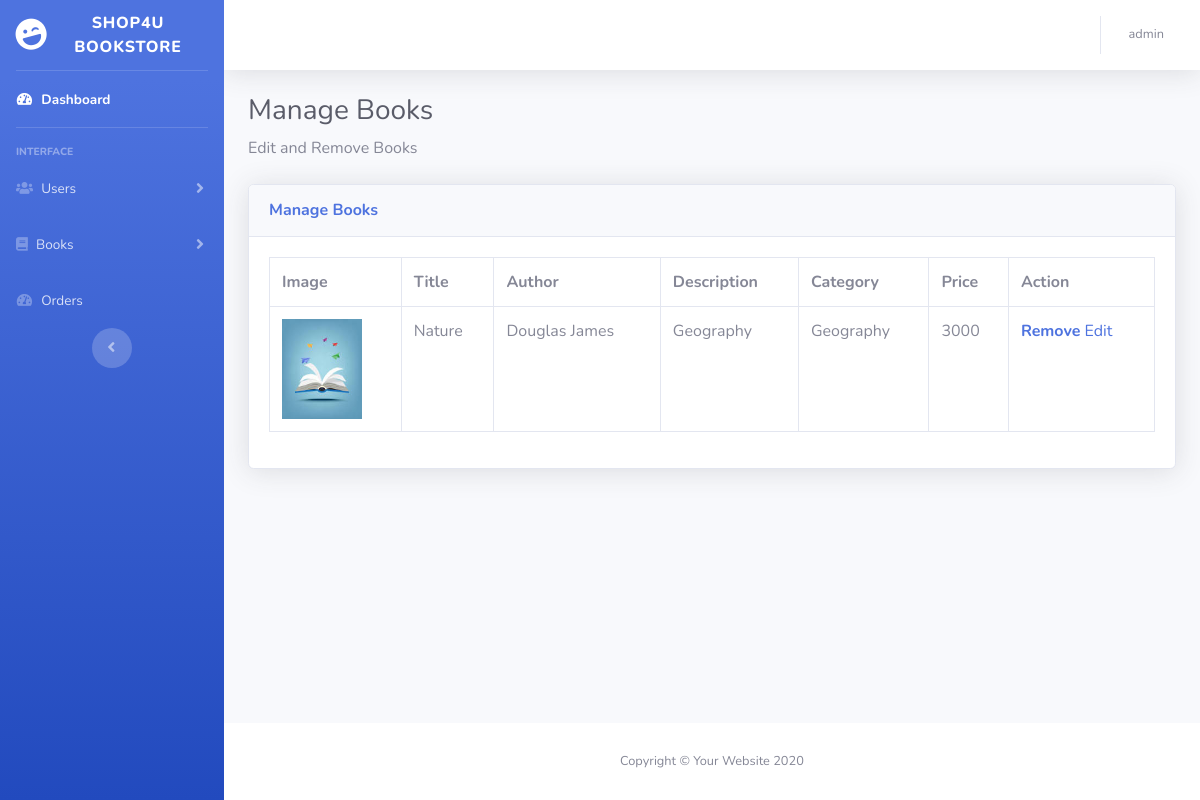
Screenshot of /bookstore/books-list.php (signed in) with the database file from the repository.
### tables this page shows
CREATE TABLE IF NOT EXISTS `books` (
  `bookId` int(11) NOT NULL,
  `title` varchar(200) NOT NULL,
  `author` varchar(200) NOT NULL,
  `description` varchar(200) NOT NULL,
  `category` varchar(200) NOT NULL,
  `price` double NOT NULL,
  `image` text NOT NULL,
  `bookstoreName` varchar(200) NOT NULL
);

CREATE TABLE IF NOT EXISTS `categories` (
  `categoryId` int(11) NOT NULL,
  `name` varchar(200) NOT NULL,
  `description` varchar(200) NOT NULL
);

### bookstore/books-list.php (the view, shortened to what this page needs)
<!DOCTYPE html>
<html lang="en">
<?php include 'functions.php';
$user=$_SESSION['user']['username'];
?>
<head>
    <link href="vendor/fontawesome-free/css/all.min.css" rel="stylesheet" type="text/css">
    <link href="css/sb-admin-2.min.css" rel="stylesheet">
</head>
<body id="page-top">
    <div id="wrapper">
        <ul class="navbar-nav bg-gradient-primary sidebar sidebar-dark accordion" id="accordionSidebar">
            <a class="sidebar-brand d-flex align-items-center justify-content-center" href="index.html">
                <div class="sidebar-brand-icon rotate-n-15">
                    <i class="fas fa-laugh-wink"></i>
                </div>
                <div class="sidebar-brand-text mx-3">Shop4U Bookstore<sup></sup></div>
            </a>
            <hr class="sidebar-divider my-0">
            <li class="nav-item active">
                <a class="nav-link" href="index.php">
                    <i class="fas fa-fw fa-tachometer-alt"></i>
                    <span>Dashboard</span></a>
            </li>
            <hr class="sidebar-divider">
            <div class="sidebar-heading">
                Interface
            </div>
            <li class="nav-item">
                <a class="nav-link collapsed" href="#" data-toggle="collapse" data-target="#collapseTwo"
                    aria-expanded="true" aria-controls="collapseTwo">
                   <i class="fas fa-solid fa-users"></i>
                    <span>Users</span>
                </a>
            </li>
            <li class="nav-item">
                <a class="nav-link collapsed" href="#" data-toggle="collapse" data-target="#collapseUtilities"
                    aria-expanded="true" aria-controls="collapseUtilities">
                    <i class="fas fa-solid fa-book"></i>
                    <span>Books</span>
                </a>
            </li>
            <li class="nav-item">
                <a class="nav-link" href="order-list.php">
                    <i class="fas fa-fw fa-tachometer-alt"></i>
                    <span>Orders</span></a>
            </li>
            <div class="text-center d-none d-md-inline">
                <button class="rounded-circle border-0" id="sidebarToggle"></button>
            </div>
        </ul>
        <div id="content-wrapper" class="d-flex flex-column">
            <div id="content">
                <nav class="navbar navbar-expand navbar-light bg-white topbar mb-4 static-top shadow">
                    <ul class="navbar-nav ml-auto">
                        <li class="nav-item dropdown no-arrow">
                            <a class="nav-link dropdown-toggle" href="#" id="userDropdown" role="button"
                                data-toggle="dropdown" aria-haspopup="true" aria-expanded="false">
                                <span class="mr-2 d-none d-lg-inline text-gray-600 small"><?php echo "$user";?></span>
                            </a>
                        </li>
                    </ul>
                </nav>
                <div class="container-fluid">
                    <h1 class="h3 mb-2 text-gray-800">Manage Books</h1>
                    <p class="mb-4"> Edit and Remove Books <a target="_blank"
                    <div class="card shadow mb-4">
                        <div class="card-header py-3">
                            <h6 class="m-0 font-weight-bold text-primary">Manage Books</h6>
                        </div>
                        <div class="card-body">
                            <div class="table-responsive">
                                <?php
                                    $result = mysql_query("SELECT* from books inner JOIN categories on books.category=categories.categoryId where bookstoreName = '$user'")
                                    or die(mysql_error());
                                echo "<table class='table table-bordered' id='dataTable' width='100%' cellspacing='0'>";
                                    echo "<tr>
                                            <th>Image</th>
                                            <th>Title</th>
                                            <th>Author</th>
                                            <th>Description</th>
                                            <th>Category</th>
                                            <th>Price</th>
                                            <th>Action</th>
                                        </tr>";
                                        while($row = mysql_fetch_array( $result ))
                                            {
                                        echo "<tr>";
                                        echo '<td><img src="../images/books/'.$row['image'].'" width="80" height="100"></td>';
                                        echo "<td>". $row['title'] . "</td>";
                                        echo "<td>". $row['author'] . "</td>";
                                        echo "<td>". $row['description'] . "</td>";
                                        echo "<td>". $row['name'] . "</td>";
                                        echo "<td>". $row['price'] . "</td>";
                                        echo '<td><b><font color="red"><a href="delete-book.php?bookId=' . $row['bookId'] . '">Remove</a></font></b> <a href="edit-book.php?bookId=' . $row['bookId'] . '">Edit</a></td>';
                                    }
                                echo "</table>";
                                ?>
                            </div>
                        </div>
                    </div>
                </div>
            </div>
            <footer class="sticky-footer bg-white">
                <div class="container my-auto">
                    <div class="copyright text-center my-auto">
                        <span>Copyright &copy; Your Website 2020</span>
                    </div>
                </div>
            </footer>
        </div>
    </div>
</body>
</html>

### rows the page displays
books: image (picture), title "Nature", author "Douglas James", categories.description "Geography", categories.name "Geography", price "3000"

### other values shown
$user "admin"
